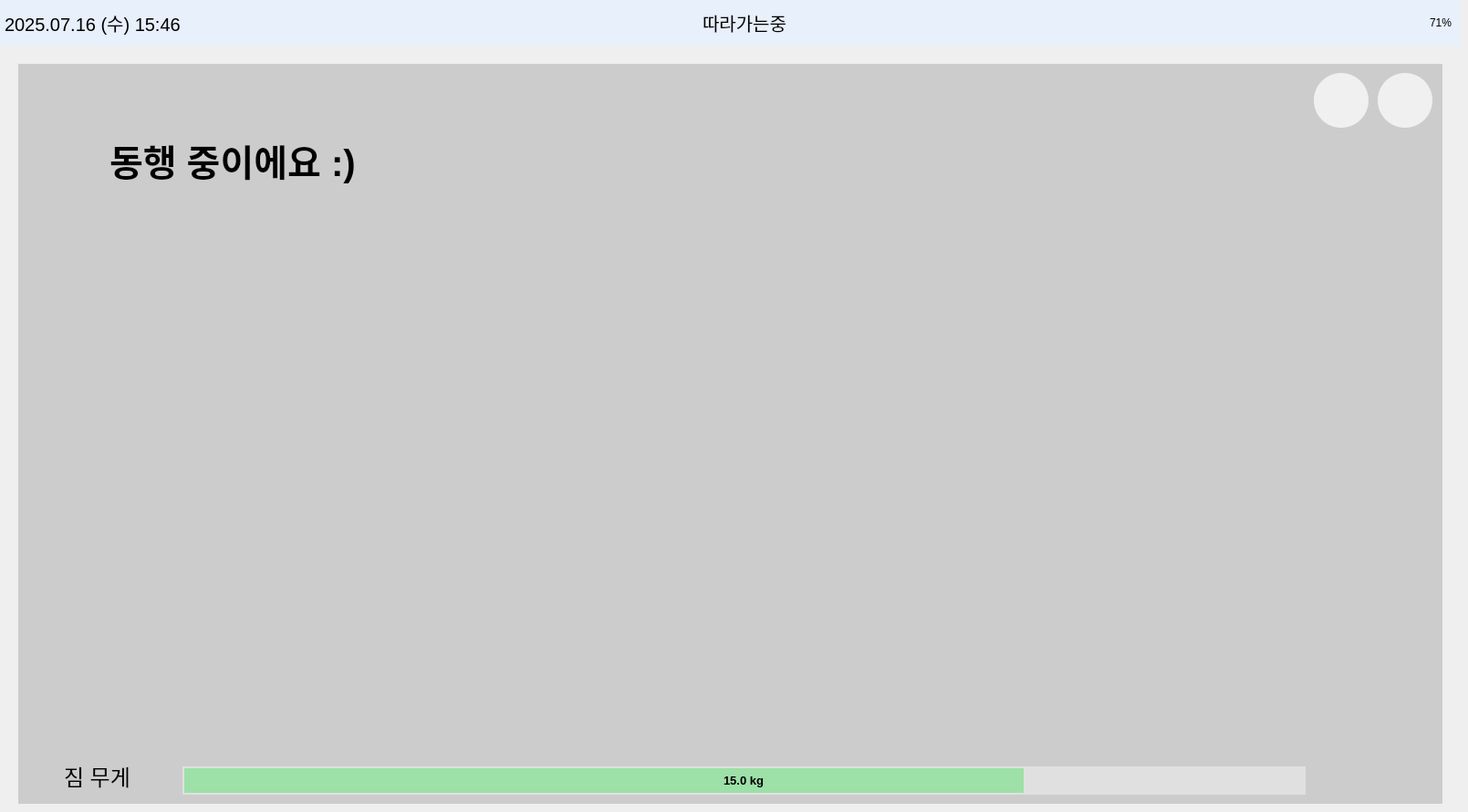
    <widget class="QWidget" name="page_following">
     <widget class="QFrame" name="topbar5">
      <property name="geometry">
       <rect>
        <x>0</x>
        <y>0</y>
        <width>1600</width>
        <height>50</height>
       </rect>
      </property>
      <property name="palette">
       <palette>
        <active>
         <colorrole role="WindowText">
          <brush brushstyle="SolidPattern">
           <color alpha="255">
            <red>0</red>
            <green>0</green>
            <blue>0</blue>
           </color>
          </brush>
         </colorrole>
         <colorrole role="Button">
          <brush brushstyle="SolidPattern">
           <color alpha="255">
            <red>231</red>
            <green>240</green>
            <blue>251</blue>
           </color>
          </brush>
         </colorrole>
         <colorrole role="Light">
          <brush brushstyle="SolidPattern">
           <color alpha="255">
            <red>255</red>
            <green>116</green>
            <blue>116</blue>
           </color>
          </brush>
         </colorrole>
         <colorrole role="Midlight">
          <brush brushstyle="SolidPattern">
           <color alpha="255">
            <red>247</red>
            <green>63</green>
            <blue>63</blue>
           </color>
          </brush>
         </colorrole>
         <colorrole role="Dark">
          <brush brushstyle="SolidPattern">
           <color alpha="255">
            <red>120</red>
            <green>6</green>
            <blue>6</blue>
           </color>
          </brush>
         </colorrole>
         <colorrole role="Mid">
          <brush brushstyle="SolidPattern">
           <color alpha="255">
            <red>160</red>
            <green>7</green>
            <blue>7</blue>
           </color>
          </brush>
         </colorrole>
         <colorrole role="Text">
          <brush brushstyle="SolidPattern">
           <color alpha="255">
            <red>0</red>
            <green>0</green>
            <blue>0</blue>
           </color>
          </brush>
         </colorrole>
         <colorrole role="BrightText">
          <brush brushstyle="SolidPattern">
           <color alpha="255">
            <red>255</red>
            <green>255</green>
            <blue>255</blue>
           </color>
          </brush>
         </colorrole>
         <colorrole role="ButtonText">
          <brush brushstyle="SolidPattern">
           <color alpha="255">
            <red>0</red>
            <green>0</green>
            <blue>0</blue>
           </color>
          </brush>
         </colorrole>
         <colorrole role="Base">
          <brush brushstyle="SolidPattern">
           <color alpha="255">
            <red>231</red>
            <green>240</green>
            <blue>251</blue>
           </color>
          </brush>
         </colorrole>
         <colorrole role="Window">
          <brush brushstyle="SolidPattern">
           <color alpha="255">
            <red>231</red>
            <green>240</green>
            <blue>251</blue>
           </color>
          </brush>
         </colorrole>
         <colorrole role="Shadow">
          <brush brushstyle="SolidPattern">
           <color alpha="255">
            <red>0</red>
            <green>0</green>
            <blue>0</blue>
           </color>
          </brush>
         </colorrole>
         <colorrole role="AlternateBase">
          <brush brushstyle="SolidPattern">
           <color alpha="255">
            <red>247</red>
            <green>133</green>
            <blue>133</blue>
           </color>
          </brush>
         </colorrole>
         <colorrole role="ToolTipBase">
          <brush brushstyle="SolidPattern">
           <color alpha="255">
            <red>255</red>
            <green>255</green>
            <blue>220</blue>
           </color>
          </brush>
         </colorrole>
         <colorrole role="ToolTipText">
          <brush brushstyle="SolidPattern">
           <color alpha="255">
            <red>0</red>
            <green>0</green>
            <blue>0</blue>
           </color>
          </brush>
         </colorrole>
         <colorrole role="PlaceholderText">
          <brush brushstyle="SolidPattern">
           <color alpha="128">
            <red>0</red>
            <green>0</green>
            <blue>0</blue>
           </color>
          </brush>
         </colorrole>
        </active>
        <inactive>
         <colorrole role="WindowText">
          <brush brushstyle="SolidPattern">
           <color alpha="255">
            <red>0</red>
            <green>0</green>
            <blue>0</blue>
           </color>
          </brush>
         </colorrole>
         <colorrole role="Button">
          <brush brushstyle="SolidPattern">
           <color alpha="255">
            <red>231</red>
            <green>240</green>
            <blue>251</blue>
           </color>
          </brush>
         </colorrole>
         <colorrole role="Light">
          <brush brushstyle="SolidPattern">
           <color alpha="255">
            <red>255</red>
            <green>116</green>
            <blue>116</blue>
           </color>
          </brush>
         </colorrole>
         <colorrole role="Midlight">
          <brush brushstyle="SolidPattern">
           <color alpha="255">
            <red>247</red>
            <green>63</green>
            <blue>63</blue>
           </color>
          </brush>
         </colorrole>
         <colorrole role="Dark">
          <brush brushstyle="SolidPattern">
           <color alpha="255">
            <red>120</red>
            <green>6</green>
            <blue>6</blue>
           </color>
          </brush>
         </colorrole>
         <colorrole role="Mid">
          <brush brushstyle="SolidPattern">
           <color alpha="255">
            <red>160</red>
            <green>7</green>
            <blue>7</blue>
           </color>
          </brush>
         </colorrole>
         <colorrole role="Text">
          <brush brushstyle="SolidPattern">
           <color alpha="255">
            <red>0</red>
            <green>0</green>
            <blue>0</blue>
           </color>
          </brush>
         </colorrole>
         <colorrole role="BrightText">
          <brush brushstyle="SolidPattern">
           <color alpha="255">
            <red>255</red>
            <green>255</green>
            <blue>255</blue>
           </color>
          </brush>
         </colorrole>
         <colorrole role="ButtonText">
          <brush brushstyle="SolidPattern">
           <color alpha="255">
            <red>0</red>
            <green>0</green>
            <blue>0</blue>
           </color>
          </brush>
         </colorrole>
         <colorrole role="Base">
          <brush brushstyle="SolidPattern">
           <color alpha="255">
            <red>231</red>
            <green>240</green>
            <blue>251</blue>
           </color>
          </brush>
         </colorrole>
         <colorrole role="Window">
          <brush brushstyle="SolidPattern">
           <color alpha="255">
            <red>231</red>
            <green>240</green>
            <blue>251</blue>
           </color>
          </brush>
         </colorrole>
         <colorrole role="Shadow">
          <brush brushstyle="SolidPattern">
           <color alpha="255">
            <red>0</red>
            <green>0</green>
            <blue>0</blue>
           </color>
          </brush>
         </colorrole>
         <colorrole role="AlternateBase">
          <brush brushstyle="SolidPattern">
           <color alpha="255">
            <red>247</red>
            <green>133</green>
            <blue>133</blue>
           </color>
          </brush>
         </colorrole>
         <colorrole role="ToolTipBase">
          <brush brushstyle="SolidPattern">
           <color alpha="255">
            <red>255</red>
            <green>255</green>
            <blue>220</blue>
           </color>
          </brush>
         </colorrole>
         <colorrole role="ToolTipText">
          <brush brushstyle="SolidPattern">
           <color alpha="255">
            <red>0</red>
            <green>0</green>
            <blue>0</blue>
           </color>
          </brush>
         </colorrole>
         <colorrole role="PlaceholderText">
          <brush brushstyle="SolidPattern">
           <color alpha="128">
            <red>0</red>
            <green>0</green>
            <blue>0</blue>
           </color>
          </brush>
         </colorrole>
        </inactive>
        <disabled>
         <colorrole role="WindowText">
          <brush brushstyle="SolidPattern">
           <color alpha="255">
            <red>120</red>
            <green>6</green>
            <blue>6</blue>
           </color>
          </brush>
         </colorrole>
         <colorrole role="Button">
          <brush brushstyle="SolidPattern">
           <color alpha="255">
            <red>231</red>
            <green>240</green>
            <blue>251</blue>
           </color>
          </brush>
         </colorrole>
         <colorrole role="Light">
          <brush brushstyle="SolidPattern">
           <color alpha="255">
            <red>255</red>
            <green>116</green>
            <blue>116</blue>
           </color>
          </brush>
         </colorrole>
         <colorrole role="Midlight">
          <brush brushstyle="SolidPattern">
           <color alpha="255">
            <red>247</red>
            <green>63</green>
            <blue>63</blue>
           </color>
          </brush>
         </colorrole>
         <colorrole role="Dark">
          <brush brushstyle="SolidPattern">
           <color alpha="255">
            <red>120</red>
            <green>6</green>
            <blue>6</blue>
           </color>
          </brush>
         </colorrole>
         <colorrole role="Mid">
          <brush brushstyle="SolidPattern">
           <color alpha="255">
            <red>160</red>
            <green>7</green>
            <blue>7</blue>
           </color>
          </brush>
         </colorrole>
         <colorrole role="Text">
          <brush brushstyle="SolidPattern">
           <color alpha="255">
            <red>120</red>
            <green>6</green>
            <blue>6</blue>
           </color>
          </brush>
         </colorrole>
         <colorrole role="BrightText">
          <brush brushstyle="SolidPattern">
           <color alpha="255">
            <red>255</red>
            <green>255</green>
            <blue>255</blue>
           </color>
          </brush>
         </colorrole>
         <colorrole role="ButtonText">
          <brush brushstyle="SolidPattern">
           <color alpha="255">
            <red>120</red>
            <green>6</green>
            <blue>6</blue>
           </color>
          </brush>
         </colorrole>
         <colorrole role="Base">
          <brush brushstyle="SolidPattern">
           <color alpha="255">
            <red>231</red>
            <green>240</green>
            <blue>251</blue>
           </color>
          </brush>
         </colorrole>
         <colorrole role="Window">
          <brush brushstyle="SolidPattern">
           <color alpha="255">
            <red>231</red>
            <green>240</green>
            <blue>251</blue>
           </color>
          </brush>
         </colorrole>
         <colorrole role="Shadow">
          <brush brushstyle="SolidPattern">
           <color alpha="255">
            <red>0</red>
            <green>0</green>
            <blue>0</blue>
           </color>
          </brush>
         </colorrole>
         <colorrole role="AlternateBase">
          <brush brushstyle="SolidPattern">
           <color alpha="255">
            <red>240</red>
            <green>11</green>
            <blue>11</blue>
           </color>
          </brush>
         </colorrole>
         <colorrole role="ToolTipBase">
          <brush brushstyle="SolidPattern">
           <color alpha="255">
            <red>255</red>
            <green>255</green>
            <blue>220</blue>
           </color>
          </brush>
         </colorrole>
         <colorrole role="ToolTipText">
          <brush brushstyle="SolidPattern">
           <color alpha="255">
            <red>0</red>
            <green>0</green>
            <blue>0</blue>
           </color>
          </brush>
         </colorrole>
         <colorrole role="PlaceholderText">
          <brush brushstyle="SolidPattern">
           <color alpha="128">
            <red>0</red>
            <green>0</green>
            <blue>0</blue>
           </color>
          </brush>
         </colorrole>
        </disabled>
       </palette>
      </property>
      <property name="styleSheet">
       <string>background-color: #e7f0fb;</string>
      </property>
      <widget class="QLabel" name="label_datetime5">
       <property name="geometry">
        <rect>
         <x>5</x>
         <y>0</y>
         <width>331</width>
         <height>50</height>
        </rect>
       </property>
       <property name="font">
        <font>
         <pointsize>15</pointsize>
        </font>
       </property>
       <property name="text">
        <string>2025.07.16 (수) 15:46</string>
       </property>
      </widget>
      <widget class="QLabel" name="label_battery5">
       <property name="geometry">
        <rect>
         <x>1470</x>
         <y>0</y>
         <width>121</width>
         <height>50</height>
        </rect>
       </property>
       <property name="text">
        <string>71%</string>
       </property>
       <property name="alignment">
        <set>Qt::AlignRight|Qt::AlignTrailing|Qt::AlignVCenter</set>
       </property>
      </widget>
      <widget class="QLabel" name="label_status5">
       <property name="geometry">
        <rect>
         <x>770</x>
         <y>0</y>
         <width>141</width>
         <height>50</height>
        </rect>
       </property>
       <property name="font">
        <font>
         <pointsize>15</pointsize>
         <weight>50</weight>
         <bold>false</bold>
        </font>
       </property>
       <property name="text">
        <string>따라가는중</string>
       </property>
      </widget>
      <widget class="QLabel" name="label_image5">
       <property name="geometry">
        <rect>
         <x>690</x>
         <y>0</y>
         <width>71</width>
         <height>50</height>
        </rect>
       </property>
       <property name="text">
        <string/>
       </property>
       <property name="pixmap">
        <pixmap>icon/나를따라와줘.png</pixmap>
       </property>
       <property name="scaledContents">
        <bool>true</bool>
       </property>
      </widget>
     </widget>
     <widget class="QLabel" name="label_camera_area5">
      <property name="geometry">
       <rect>
        <x>20</x>
        <y>70</y>
        <width>1561</width>
        <height>811</height>
       </rect>
      </property>
      <property name="palette">
       <palette>
        <active>
         <colorrole role="Button">
          <brush brushstyle="SolidPattern">
           <color alpha="255">
            <red>204</red>
            <green>204</green>
            <blue>204</blue>
           </color>
          </brush>
         </colorrole>
         <colorrole role="Base">
          <brush brushstyle="SolidPattern">
           <color alpha="255">
            <red>204</red>
            <green>204</green>
            <blue>204</blue>
           </color>
          </brush>
         </colorrole>
         <colorrole role="Window">
          <brush brushstyle="SolidPattern">
           <color alpha="255">
            <red>204</red>
            <green>204</green>
            <blue>204</blue>
           </color>
          </brush>
         </colorrole>
        </active>
        <inactive>
         <colorrole role="Button">
          <brush brushstyle="SolidPattern">
           <color alpha="255">
            <red>204</red>
            <green>204</green>
            <blue>204</blue>
           </color>
          </brush>
         </colorrole>
         <colorrole role="Base">
          <brush brushstyle="SolidPattern">
           <color alpha="255">
            <red>204</red>
            <green>204</green>
            <blue>204</blue>
           </color>
          </brush>
         </colorrole>
         <colorrole role="Window">
          <brush brushstyle="SolidPattern">
           <color alpha="255">
            <red>204</red>
            <green>204</green>
            <blue>204</blue>
           </color>
          </brush>
         </colorrole>
        </inactive>
        <disabled>
         <colorrole role="Button">
          <brush brushstyle="SolidPattern">
           <color alpha="255">
            <red>204</red>
            <green>204</green>
            <blue>204</blue>
           </color>
          </brush>
         </colorrole>
         <colorrole role="Base">
          <brush brushstyle="SolidPattern">
           <color alpha="255">
            <red>204</red>
            <green>204</green>
            <blue>204</blue>
           </color>
          </brush>
         </colorrole>
         <colorrole role="Window">
          <brush brushstyle="SolidPattern">
           <color alpha="255">
            <red>204</red>
            <green>204</green>
            <blue>204</blue>
           </color>
          </brush>
         </colorrole>
        </disabled>
       </palette>
      </property>
      <property name="font">
       <font>
        <weight>50</weight>
        <bold>false</bold>
       </font>
      </property>
      <property name="styleSheet">
       <string notr="true">background-color: #cccccc;</string>
      </property>
     </widget>
     <widget class="QLabel" name="label_following_text5">
      <property name="geometry">
       <rect>
        <x>120</x>
        <y>110</y>
        <width>1301</width>
        <height>131</height>
       </rect>
      </property>
      <property name="font">
       <font>
        <pointsize>30</pointsize>
        <weight>75</weight>
        <bold>true</bold>
       </font>
      </property>
      <property name="styleSheet">
       <string notr="true">background-color: rgba(255, 255, 255, 0);</string>
      </property>
      <property name="text">
       <string>동행 중이에요 :)</string>
      </property>
      <property name="alignment">
       <set>Qt::AlignLeading|Qt::AlignLeft|Qt::AlignVCenter</set>
      </property>
     </widget>
     <widget class="QPushButton" name="btn_home5">
      <property name="geometry">
       <rect>
        <x>1440</x>
        <y>80</y>
        <width>60</width>
        <height>60</height>
       </rect>
      </property>
      <property name="palette">
       <palette>
        <active>
         <colorrole role="Button">
          <brush brushstyle="SolidPattern">
           <color alpha="255">
            <red>240</red>
            <green>240</green>
            <blue>240</blue>
           </color>
          </brush>
         </colorrole>
         <colorrole role="Base">
          <brush brushstyle="SolidPattern">
           <color alpha="255">
            <red>240</red>
            <green>240</green>
            <blue>240</blue>
           </color>
          </brush>
         </colorrole>
         <colorrole role="Window">
          <brush brushstyle="SolidPattern">
           <color alpha="255">
            <red>240</red>
            <green>240</green>
            <blue>240</blue>
           </color>
          </brush>
         </colorrole>
        </active>
        <inactive>
         <colorrole role="Button">
          <brush brushstyle="SolidPattern">
           <color alpha="255">
            <red>240</red>
            <green>240</green>
            <blue>240</blue>
           </color>
          </brush>
         </colorrole>
         <colorrole role="Base">
          <brush brushstyle="SolidPattern">
           <color alpha="255">
            <red>240</red>
            <green>240</green>
            <blue>240</blue>
           </color>
          </brush>
         </colorrole>
         <colorrole role="Window">
          <brush brushstyle="SolidPattern">
           <color alpha="255">
            <red>240</red>
            <green>240</green>
            <blue>240</blue>
           </color>
          </brush>
         </colorrole>
        </inactive>
        <disabled>
         <colorrole role="Button">
          <brush brushstyle="SolidPattern">
           <color alpha="255">
            <red>240</red>
            <green>240</green>
            <blue>240</blue>
           </color>
          </brush>
         </colorrole>
         <colorrole role="Base">
          <brush brushstyle="SolidPattern">
           <color alpha="255">
            <red>240</red>
            <green>240</green>
            <blue>240</blue>
           </color>
          </brush>
         </colorrole>
         <colorrole role="Window">
          <brush brushstyle="SolidPattern">
           <color alpha="255">
            <red>240</red>
            <green>240</green>
            <blue>240</blue>
           </color>
          </brush>
         </colorrole>
        </disabled>
       </palette>
      </property>
      <property name="styleSheet">
       <string notr="true">QPushButton {
    border: none;
    border-radius: 30px;
    background-color: #F0F0F0;
}</string>
      </property>
      <property name="text">
       <string/>
      </property>
      <property name="icon">
       <iconset>
        <normaloff>icon/home.png</normaloff>icon/home.png</iconset>
      </property>
      <property name="iconSize">
       <size>
        <width>40</width>
        <height>40</height>
       </size>
      </property>
     </widget>
     <widget class="QPushButton" name="btn_back5">
      <property name="geometry">
       <rect>
        <x>1510</x>
        <y>80</y>
        <width>60</width>
        <height>60</height>
       </rect>
      </property>
      <property name="palette">
       <palette>
        <active>
         <colorrole role="Button">
          <brush brushstyle="SolidPattern">
           <color alpha="255">
            <red>240</red>
            <green>240</green>
            <blue>240</blue>
           </color>
          </brush>
         </colorrole>
         <colorrole role="Base">
          <brush brushstyle="SolidPattern">
           <color alpha="255">
            <red>240</red>
            <green>240</green>
            <blue>240</blue>
           </color>
          </brush>
         </colorrole>
         <colorrole role="Window">
          <brush brushstyle="SolidPattern">
           <color alpha="255">
            <red>240</red>
            <green>240</green>
            <blue>240</blue>
           </color>
          </brush>
         </colorrole>
        </active>
        <inactive>
         <colorrole role="Button">
          <brush brushstyle="SolidPattern">
           <color alpha="255">
            <red>240</red>
            <green>240</green>
            <blue>240</blue>
           </color>
          </brush>
         </colorrole>
         <colorrole role="Base">
          <brush brushstyle="SolidPattern">
           <color alpha="255">
            <red>240</red>
            <green>240</green>
            <blue>240</blue>
           </color>
          </brush>
         </colorrole>
         <colorrole role="Window">
          <brush brushstyle="SolidPattern">
           <color alpha="255">
            <red>240</red>
            <green>240</green>
            <blue>240</blue>
           </color>
          </brush>
         </colorrole>
        </inactive>
        <disabled>
         <colorrole role="Button">
          <brush brushstyle="SolidPattern">
           <color alpha="255">
            <red>240</red>
            <green>240</green>
            <blue>240</blue>
           </color>
          </brush>
         </colorrole>
         <colorrole role="Base">
          <brush brushstyle="SolidPattern">
           <color alpha="255">
            <red>240</red>
            <green>240</green>
            <blue>240</blue>
           </color>
          </brush>
         </colorrole>
         <colorrole role="Window">
          <brush brushstyle="SolidPattern">
           <color alpha="255">
            <red>240</red>
            <green>240</green>
            <blue>240</blue>
           </color>
          </brush>
         </colorrole>
        </disabled>
       </palette>
      </property>
      <property name="styleSheet">
       <string notr="true">QPushButton {
    border: none;
    border-radius: 30px;
    background-color: #F0F0F0;
}</string>
      </property>
      <property name="text">
       <string/>
      </property>
      <property name="icon">
       <iconset>
        <normaloff>icon/back.png</normaloff>icon/back.png</iconset>
      </property>
      <property name="iconSize">
       <size>
        <width>40</width>
        <height>40</height>
       </size>
      </property>
     </widget>
     <widget class="QProgressBar" name="weight_bar5">
      <property name="geometry">
       <rect>
        <x>200</x>
        <y>840</y>
        <width>1231</width>
        <height>31</height>
       </rect>
      </property>
      <property name="font">
       <font>
        <pointsize>10</pointsize>
        <weight>75</weight>
        <bold>true</bold>
       </font>
      </property>
      <property name="styleSheet">
       <string notr="true">QProgressBar {
    border: 2px solid #E0E0E0;         /* 테두리: 불투명 회색 */
    border-radius: 30px;               /* 둥글게 */
    background-color: #E0E0E0;         /* 배경: 불투명 연회색 */
    text-align: center;                /* 텍스트 중앙 정렬 */
}

QProgressBar::chunk {
    background-color: rgba(129, 224, 144, 180);   /* 초록색 바 + 투명도 */
    border-radius: 30px;
}
</string>
      </property>
      <property name="maximum">
       <number>20000</number>
      </property>
      <property name="value">
       <number>15000</number>
      </property>
      <property name="format">
       <string>15.0 kg</string>
      </property>
     </widget>
     <widget class="QLabel" name="label_weight5">
      <property name="geometry">
       <rect>
        <x>70</x>
        <y>830</y>
        <width>101</width>
        <height>41</height>
       </rect>
      </property>
      <property name="font">
       <font>
        <pointsize>18</pointsize>
       </font>
      </property>
      <property name="styleSheet">
       <string notr="true">QLabel {
    color: #000000;  /* 원하는 색상 코드로 변경 */
}
</string>
      </property>
      <property name="text">
       <string>짐 무게</string>
      </property>
      <property name="alignment">
       <set>Qt::AlignLeading|Qt::AlignLeft|Qt::AlignVCenter</set>
      </property>
     </widget>
    </widget>
